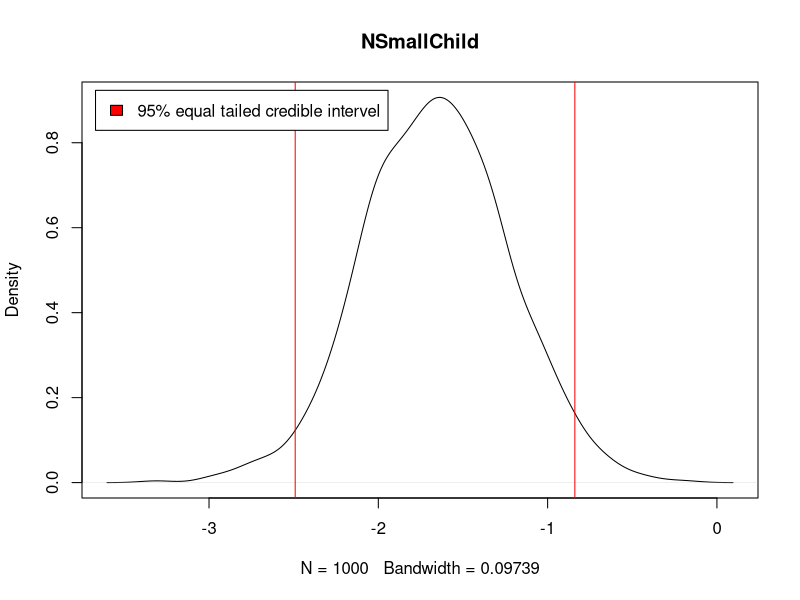
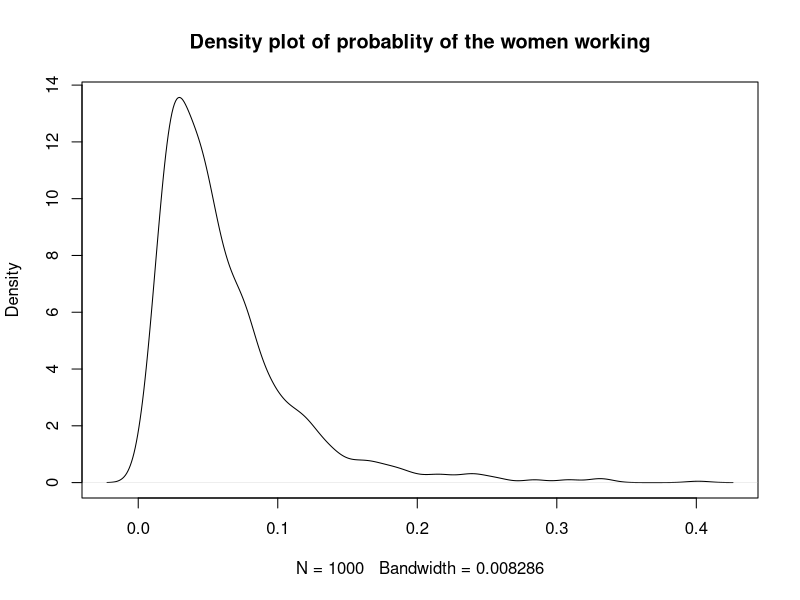
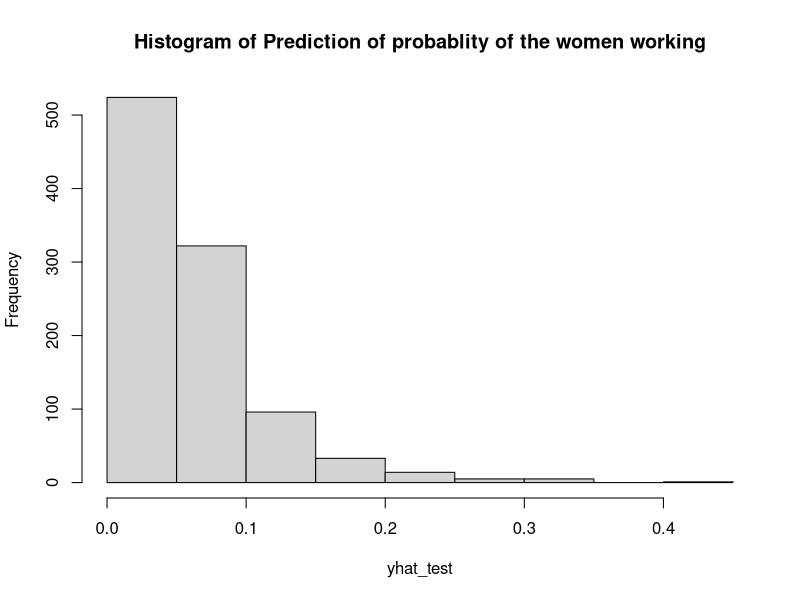
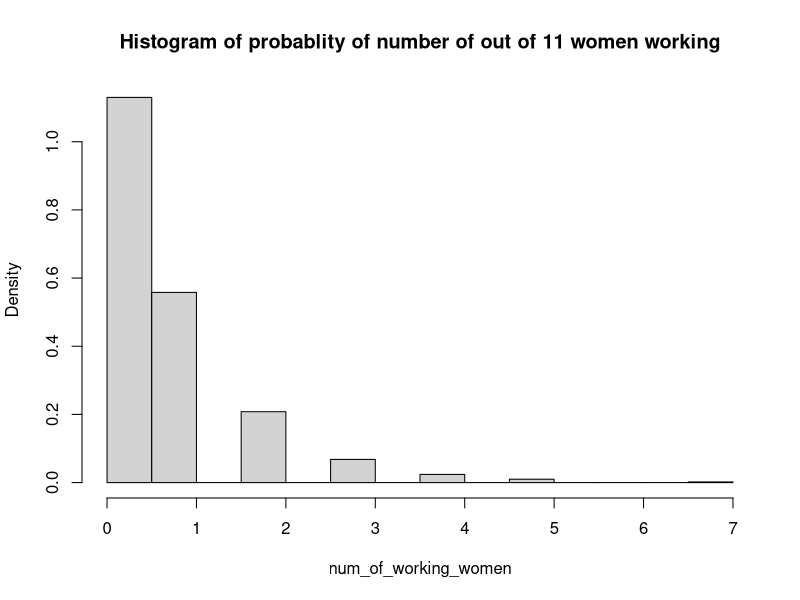
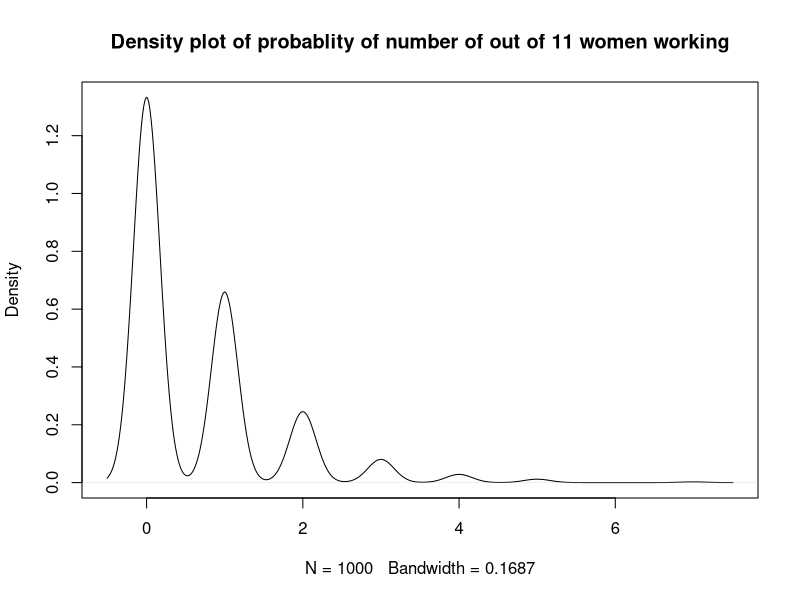

Recreate these plots in R, in order.
library(mvtnorm)

# Lab 2.2.a)

# importing data 
data <- read.table("WomenAtWork.dat", sep = "" , header = T , na.strings ="", stringsAsFactors= F)
col_names = colnames(data)
# Finding the number of covariates in the data the -1 is done as the data imported contains the response y
n_coefs <- dim(data)[2]-1

# Initializing parameters of prior
tau = 5
mu = rep(0,n_coefs)
Sigma = tau*tau*diag(n_coefs)

# sampling one element from the prior of β to use as initial value of β when using optim
prior = rmvnorm(1,mean=mu,sigma=Sigma)

# initializing y as a matrix of the response variable from the data set
y = as.matrix(data$Work)
# initializing x as a matrix the covariates from the data set
X = as.matrix(data[,-1])

# Function to get the log posterior of the logistic regression 
LogPostLogistic <- function(betas,y,X,mu,Sigma){
  
  linPred <- X%*%betas;
  # finding the log likelihood 
  logLik <- sum( linPred*y - log(1 + exp(linPred)));
  # finding the log logPrior using the parameters given
  logPrior <- dmvnorm(betas, mu, Sigma, log=TRUE);
  
  # returning the log posterior as the sum of loglikihood and logPrior
  return(logLik + logPrior)
}

# Using the optim function to find the values of β for which the logposterior is maximum. 
# This would give us the mode of β's in the posterior as the probability densities would be maximum only at the mode of the parameters in the distribution
OptimRes <- optim(prior,LogPostLogistic,gr=NULL,y,X,mu,Sigma,method=c("BFGS"),control=list(fnscale=-1),hessian=TRUE)

# Getting the hessian matrix from the results returned from the optim function
beta_mode_hessian = OptimRes$hessian
# Getting the mode β values as the parameters returned from the optim function
beta_mode = OptimRes$par
# Getting the J(beta_mode) as the negative of the hessian returned 
J = -beta_mode_hessian
# Calculating inverse of J
J_inverse = solve(-beta_mode_hessian)

# Presenting values of beta_mode and inverse J(beta_mode)
print(beta_mode)
print(J_inverse)

# Verifying if the estimated results are reasonable using glmModel
glmModel <- glm(Work ~ 0 + ., data = data, family = binomial)
# The values are found to be quite similar
glmModel

# Sampling 1000 draws from the posterior of the logistic regression 
N = 1000
posterior_beta_draws = rmvnorm(N,beta_mode, J_inverse)

# Plotting the density of the regression coefficients of the variable NSmallChild (6th covariate)
plot(main=col_names[-1][6],density(posterior_beta_draws[,6]))
print(summary(posterior_beta_draws[,6]))
# Getting sampled values for the beta paramters for NSmallChild(6th covariate)
small_kids_draw = posterior_beta_draws[,6]
# Finding the 95% equal tail credible interval from the sampled values for NSmallChild and adding it to the plot
q = quantile(small_kids_draw, probs=c(0.025,0.975))
print(q)
q = unname(q)
q_lo = q[1]
q_hi = q[2]
abline(v=q_lo, col="red")
abline(v=q_hi, col="red")
legend("topleft", inset=.02, c("95% equal tailed credible intervel"), fill=c("red"))



# Lab 2.2.b)

# Creating a data point for a women of age 43, with 2 small children, 12 years of education, 8 years experience and with husband income 20
X_test = c(1,20,12, 8, 43, 2, 0)

# Getting predictions that women is working based for the test case created above based on the sampled beta parameters from the posterior of logistic regression
res = X_test %*% t(posterior_beta_draws) 
yhat_test = exp(res)/(1+exp(res))

# Plotting the distribution of the predicted values of the test case
plot(main = "Density plot of probablity of the women working", density(yhat_test))
hist(yhat_test, main = "Histogram of Prediction of probablity of the women working")

# Lab 2.2.c)
# Finding the distribution for the number of working women out of the 11 of the same type specified above 
# Since the binomial distribution is the sum of bernolli trial
# Hence random draws from the binomial distribution with number of trails as 11 (considering 11 women of same specification)
# and probability of success (working) found for a single women can be get the samples of number of women working out of 11
num_of_working_women <- c()
# looping through all the beta values sampled for posterior
for (ind in 1:dim(posterior_beta_draws)[1]){
  # Considering p as the probability of success for 1 women found using the beta parameter
  p  = yhat_test[ind]
  # Getting number of women working as random draws from the binomial distribution with n = 11 and p = probability of success for one women found using posterior betas
  num_of_working_women = c(num_of_working_women, rbinom(1, 11, p))
}
# Plotting posterior predictive distribution of number of women working out of 11
hist(num_of_working_women, freq = FALSE, probability = TRUE, main = "Histogram of probablity of number of out of 11 women working")
plot(density(num_of_working_women), main = "Density plot of probablity of number of out of 11 women working")

